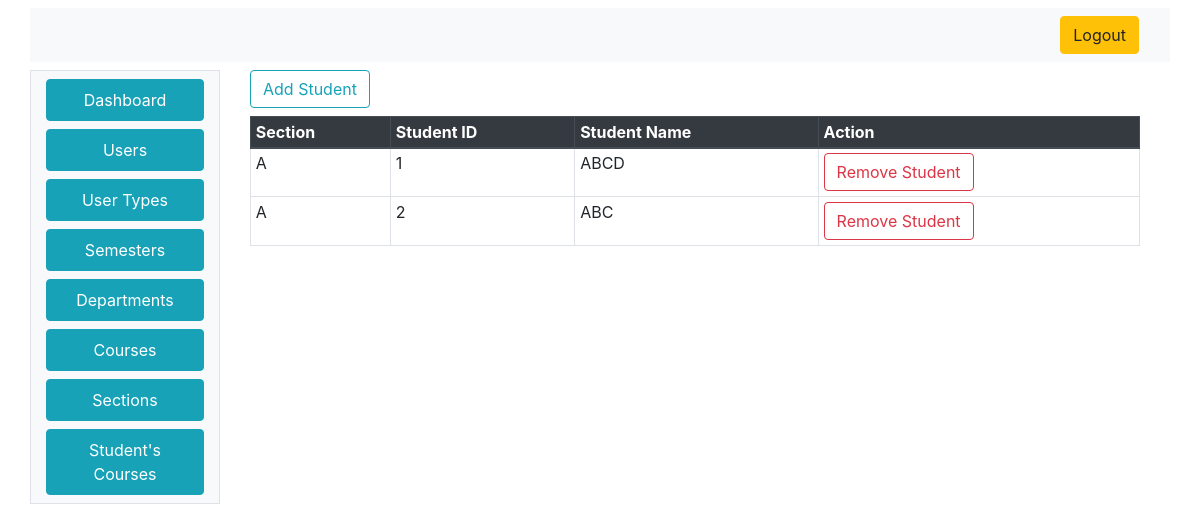
The app's page /admin/students.php?SectionID=1 with its own data.
### tables this page shows
CREATE TABLE `student_section` (
  `ID` int(11) NOT NULL,
  `StudentID` int(11) NOT NULL,
  `SectionID` int(11) NOT NULL
);

CREATE TABLE `section` (
  `SectionID` int(11) NOT NULL,
  `SectionName` varchar(10) NOT NULL,
  `CourseID` int(11) NOT NULL,
  `TeacherID` int(11) NOT NULL,
  `SemesterID` int(11) NOT NULL,
  `Status` tinyint(1) NOT NULL
);

CREATE TABLE `users` (
  `UserID` int(11) NOT NULL,
  `UserName` varchar(100) NOT NULL,
  `UserEmail` varchar(50) NOT NULL,
  `Password` varchar(25) NOT NULL,
  `Status` tinyint(1) NOT NULL,
  `UserTypeID` int(11) NOT NULL,
  `DepartmentID` int(11) DEFAULT NULL
);

### index_model.php (called while the page is built, shortened)
<?php
class IndexModel
{
	public $con;
	public function IndexModel()
	{
		$this->host = "localhost:3306";
		$this->user = "root";
		$this->pass = "";
		$this->dbname = "ams";
		$this->con =  new mysqli($this->host, $this->user, $this->pass, $this->dbname);
	}
	public function getStudentsBySections($SectionID)
	{
		$q = "SELECT student_section.ID,section.SectionID,section.SectionName,users.UserID,users.UserName FROM `student_section` LEFT OUTER JOIN users on student_section.StudentID=users.UserID LEFT OUTER JOIN section on section.SectionID=student_section.SectionID where student_section.SectionID=" . $SectionID;
		$r = mysqli_query($this->con, $q);
		if ($r == false) {
			return 0;
		} else {
			return $r;
		}
	}
}

### admin/students.php (the view, shortened to what this page needs)
<html>
<head>
  <link rel="stylesheet" href="css.css">
  <link rel="stylesheet" href="https://stackpath.bootstrapcdn.com/bootstrap/4.4.1/css/bootstrap.min.css">
</head>
<body>
  <div class="container mt-2">
    <div class="row">
      <div class="col-12 mb-2 bg-light">
        <nav class="navbar navbar-expand-lg navbar-light bg-light justify-content-end">
          <a class="btn btn-warning ml-2" href="../logout.php"><i class="fa fa-sign-out" aria-hidden="true"></i>
            Logout
          </a>
        </nav>
      </div>
      <div class="col-2 bg-light border">
        <nav class=" d-none d-md-block bg-light sidebar">
          <?php
          require_once('sidebar.php');
          ?>
        </nav>
      </div>
      <div class="col-10 bg-transparent">
        <div class="container-fluid container-responsive">
          <?php echo "
           <a href='add_student.php?SectionID=" . $_GET["SectionID"] . "' class='btn btn-outline-info mb-2'> Add Student</a>";
          ?>
          <div class="table-responsive">
            <table class="table  table-sm table-hover table-bordered">
              <thead class="thead-dark">
                <tr>
                  <th scope="col">Section</th>
                  <th scope="col">Student ID</th>
                  <th scope="col">Student Name</th>
                  <th scope="col">Action</th>
                </tr>
              </thead>
              <tbody>
                <?php
                require_once('../index_model.php');
                $indObj = new IndexModel();
                $rs = $indObj->getStudentsBySections($_GET['SectionID']);
                while ($d = mysqli_fetch_assoc($rs)) {
                  echo $str = "<tr><td>" . $d["SectionName"] . "</td><td>" . $d["UserID"] . "</td><td>" . $d["UserName"] . "</td>";
                  echo "<td>
                      <a href='remove_student.php?ID=" . $d["ID"] . "&SectionID=" . $d["SectionID"] . "' class='btn btn-outline-danger'>Remove Student</a>
                    </td>
                  </tr>";
                }
                ?>
              </tbody>
            </table>
          </div>
        </div>
      </div>
    </div>
  </div>
</body>
</html>

### records on screen
student_section: SectionID.SectionName "A", StudentID.UserID "1", StudentID.UserName "ABCD"
student_section: SectionID.SectionName "A", StudentID.UserID "2", StudentID.UserName "ABC"
